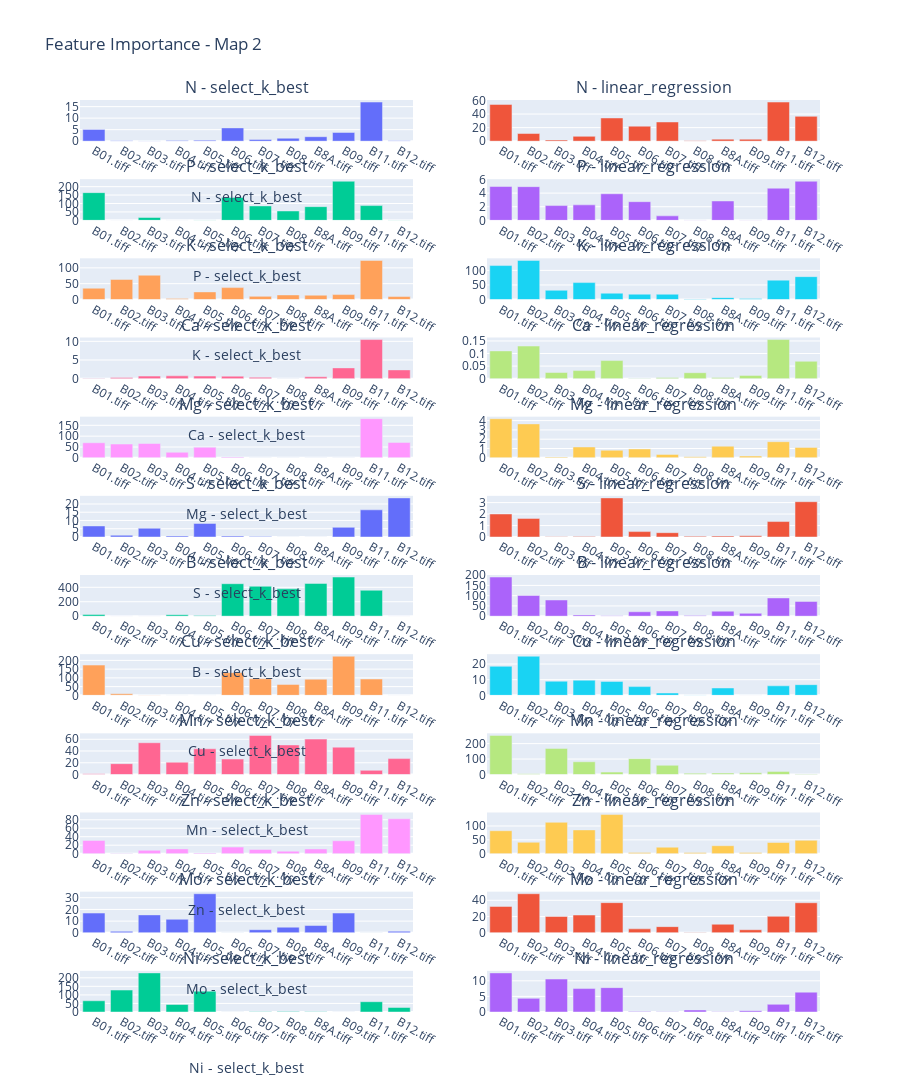

Write notebook code for a chart like this one.
### Markdown cell above
# Talhão 2

### Code cell
map_name = 'map2'

filepath = f'data/{map_name}/interpolation/universal_interpolated_df.csv'
target_columns = ['N', 'P', 'K', 'Ca', 'Mg', 'S', 'B', 'Cu', 'Mn', 'Zn', 'Mo', 'Ni']

map2 = pd.read_csv(filepath)

map2 = drop_lat_lon(map2)
bands = get_bands(map2, '.tiff')
nutrients = get_nutrients(map2, bands)
nutrients = nutrients[target_columns]

map2_feature_importance_df = process_multiple_targets(bands, nutrients, methods=['select_k_best', 'linear_regression'], k=10)
feature_importance_plot(map2_feature_importance_df, title="Feature Importance - Map 2")

### Figure 1 — Plotly figure (JSON) as saved in the notebook; plotly's stock layout.template omitted (floating-point values rounded to 4 significant figures)
{"data": [{"showlegend": false, "type": "bar", "x": ["B01.tiff", "B02.tiff", "B03.tiff", "B04.tiff", "B05.tiff", "B06.tiff", "B07.tiff", "B08.tiff", "B8A.tiff", "B09.tiff", "B11.tiff", "B12.tiff"], "xaxis": "x", "y": [5.115, 0.1435, 0.1013, 0.2384, 0.4269, 5.769, 0.742, 1.277, 1.946, 3.792, 16.99, 0.1979], "yaxis": "y"}, {"showlegend": false, "type": "bar", "x": ["B01.tiff", "B02.tiff", "B03.tiff", "B04.tiff", "B05.tiff", "B06.tiff", "B07.tiff", "B08.tiff", "B8A.tiff", "B09.tiff", "B11.tiff", "B12.tiff"], "xaxis": "x2", "y": [54.25, 11.27, 1.695, 7.137, 34.25, 22.13, 28.32, 0.639, 2.996, 2.923, 57.71, 36.63], "yaxis": "y2"}, {"showlegend": false, "type": "bar", "x": ["B01.tiff", "B02.tiff", "B03.tiff", "B04.tiff", "B05.tiff", "B06.tiff", "B07.tiff", "B08.tiff", "B8A.tiff", "B09.tiff", "B11.tiff", "B12.tiff"], "xaxis": "x3", "y": [164.6, 0.04258, 16.74, 0.01521, 2.361, 135.9, 85.7, 55.59, 81.32, 232.3, 87.61, 1.961], "yaxis": "y3"}, {"showlegend": false, "type": "bar", "x": ["B01.tiff", "B02.tiff", "B03.tiff", "B04.tiff", "B05.tiff", "B06.tiff", "B07.tiff", "B08.tiff", "B8A.tiff", "B09.tiff", "B11.tiff", "B12.tiff"], "xaxis": "x4", "y": [4.97, 4.951, 2.171, 2.275, 3.905, 2.742, 0.6579, 0.04202, 2.845, 0.04854, 4.725, 5.748], "yaxis": "y4"}, {"showlegend": false, "type": "bar", "x": ["B01.tiff", "B02.tiff", "B03.tiff", "B04.tiff", "B05.tiff", "B06.tiff", "B07.tiff", "B08.tiff", "B8A.tiff", "B09.tiff", "B11.tiff", "B12.tiff"], "xaxis": "x5", "y": [35.68, 63.43, 76.64, 2.757, 24.0, 37.57, 9.874, 14.39, 13.57, 15.52, 123.5, 9.302], "yaxis": "y5"}, {"showlegend": false, "type": "bar", "x": ["B01.tiff", "B02.tiff", "B03.tiff", "B04.tiff", "B05.tiff", "B06.tiff", "B07.tiff", "B08.tiff", "B8A.tiff", "B09.tiff", "B11.tiff", "B12.tiff"], "xaxis": "x6", "y": [116.6, 134.3, 31.69, 58.12, 21.66, 18.24, 17.99, 1.863, 6.398, 3.387, 66.53, 78.47], "yaxis": "y6"}, {"showlegend": false, "type": "bar", "x": ["B01.tiff", "B02.tiff", "B03.tiff", "B04.tiff", "B05.tiff", "B06.tiff", "B07.tiff", "B08.tiff", "B8A.tiff", "B09.tiff", "B11.tiff", "B12.tiff"], "xaxis": "x7", "y": [0.01453, 0.3227, 0.6854, 0.7578, 0.6999, 0.6723, 0.365, 0.0004944, 0.4964, 2.89, 10.48, 2.348], "yaxis": "y7"}, {"showlegend": false, "type": "bar", "x": ["B01.tiff", "B02.tiff", "B03.tiff", "B04.tiff", "B05.tiff", "B06.tiff", "B07.tiff", "B08.tiff", "B8A.tiff", "B09.tiff", "B11.tiff", "B12.tiff"], "xaxis": "x8", "y": [0.1104, 0.1298, 0.02438, 0.0321, 0.07194, 0.0003178, 0.00462, 0.02367, 0.004426, 0.01304, 0.1555, 0.06919], "yaxis": "y8"}, {"showlegend": false, "type": "bar", "x": ["B01.tiff", "B02.tiff", "B03.tiff", "B04.tiff", "B05.tiff", "B06.tiff", "B07.tiff", "B08.tiff", "B8A.tiff", "B09.tiff", "B11.tiff", "B12.tiff"], "xaxis": "x9", "y": [69.45, 63.62, 66.06, 25.59, 48.59, 3.96, 0.05915, 0.1496, 0.0266, 0.1468, 180.4, 71.17], "yaxis": "y9"}, {"showlegend": false, "type": "bar", "x": ["B01.tiff", "B02.tiff", "B03.tiff", "B04.tiff", "B05.tiff", "B06.tiff", "B07.tiff", "B08.tiff", "B8A.tiff", "B09.tiff", "B11.tiff", "B12.tiff"], "xaxis": "x10", "y": [4.2, 3.644, 0.09782, 1.166, 0.814, 0.9543, 0.3681, 0.1137, 1.25, 0.1916, 1.731, 1.123], "yaxis": "y10"}, {"showlegend": false, "type": "bar", "x": ["B01.tiff", "B02.tiff", "B03.tiff", "B04.tiff", "B05.tiff", "B06.tiff", "B07.tiff", "B08.tiff", "B8A.tiff", "B09.tiff", "B11.tiff", "B12.tiff"], "xaxis": "x11", "y": [6.695, 1.065, 5.289, 0.6332, 8.219, 0.5637, 0.3647, 0.001766, 0.01692, 5.865, 16.46, 23.68], "yaxis": "y11"}, {"showlegend": false, "type": "bar", "x": ["B01.tiff", "B02.tiff", "B03.tiff", "B04.tiff", "B05.tiff", "B06.tiff", "B07.tiff", "B08.tiff", "B8A.tiff", "B09.tiff", "B11.tiff", "B12.tiff"], "xaxis": "x12", "y": [2.006, 1.623, 0.02057, 0.03329, 3.41, 0.4727, 0.3762, 0.0636, 0.08547, 0.1036, 1.347, 3.077], "yaxis": "y12"}, {"showlegend": false, "type": "bar", "x": ["B01.tiff", "B02.tiff", "B03.tiff", "B04.tiff", "B05.tiff", "B06.tiff", "B07.tiff", "B08.tiff", "B8A.tiff", "B09.tiff", "B11.tiff", "B12.tiff"], "xaxis": "x13", "y": [23.58, 0.0008553, 0.1235, 20.06, 9.635, 449.7, 414.5, 378.7, 453.7, 541.9, 359.3, 0.03954], "yaxis": "y13"}, {"showlegend": false, "type": "bar", "x": ["B01.tiff", "B02.tiff", "B03.tiff", "B04.tiff", "B05.tiff", "B06.tiff", "B07.tiff", "B08.tiff", "B8A.tiff", "B09.tiff", "B11.tiff", "B12.tiff"], "xaxis": "x14", "y": [190.8, 101.0, 78.91, 6.17, 2.374, 21.55, 25.5, 2.66, 24.37, 13.81, 88.91, 71.77], "yaxis": "y14"}, {"showlegend": false, "type": "bar", "x": ["B01.tiff", "B02.tiff", "B03.tiff", "B04.tiff", "B05.tiff", "B06.tiff", "B07.tiff", "B08.tiff", "B8A.tiff", "B09.tiff", "B11.tiff", "B12.tiff"], "xaxis": "x15", "y": [173.2, 8.506, 1.908, 0.4444, 1.096, 129.9, 94.66, 62.6, 92.23, 223.9, 93.32, 0.02064], "yaxis": "y15"}, {"showlegend": false, "type": "bar", "x": ["B01.tiff", "B02.tiff", "B03.tiff", "B04.tiff", "B05.tiff", "B06.tiff", "B07.tiff", "B08.tiff", "B8A.tiff", "B09.tiff", "B11.tiff", "B12.tiff"], "xaxis": "x16", "y": [18.55, 24.99, 9.035, 9.68, 8.918, 5.585, 1.499, 0.257, 4.699, 0.1244, 6.08, 6.817], "yaxis": "y16"}, {"showlegend": false, "type": "bar", "x": ["B01.tiff", "B02.tiff", "B03.tiff", "B04.tiff", "B05.tiff", "B06.tiff", "B07.tiff", "B08.tiff", "B8A.tiff", "B09.tiff", "B11.tiff", "B12.tiff"], "xaxis": "x17", "y": [1.305, 18.43, 54.13, 20.93, 43.83, 26.32, 66.64, 50.33, 60.29, 46.57, 7.085, 27.08], "yaxis": "y17"}, {"showlegend": false, "type": "bar", "x": ["B01.tiff", "B02.tiff", "B03.tiff", "B04.tiff", "B05.tiff", "B06.tiff", "B07.tiff", "B08.tiff", "B8A.tiff", "B09.tiff", "B11.tiff", "B12.tiff"], "xaxis": "x18", "y": [253.2, 5.606, 168.9, 82.4, 15.74, 102.5, 59.7, 8.052, 9.101, 10.91, 20.0, 2.851], "yaxis": "y18"}, {"showlegend": false, "type": "bar", "x": ["B01.tiff", "B02.tiff", "B03.tiff", "B04.tiff", "B05.tiff", "B06.tiff", "B07.tiff", "B08.tiff", "B8A.tiff", "B09.tiff", "B11.tiff", "B12.tiff"], "xaxis": "x19", "y": [31.28, 0.105, 7.814, 11.25, 1.657, 15.54, 9.949, 5.855, 11.03, 30.4, 92.26, 82.25], "yaxis": "y19"}, {"showlegend": false, "type": "bar", "x": ["B01.tiff", "B02.tiff", "B03.tiff", "B04.tiff", "B05.tiff", "B06.tiff", "B07.tiff", "B08.tiff", "B8A.tiff", "B09.tiff", "B11.tiff", "B12.tiff"], "xaxis": "x20", "y": [83.03, 41.24, 113.5, 85.95, 141.5, 3.849, 23.35, 4.314, 28.79, 4.361, 40.49, 48.32], "yaxis": "y20"}, {"showlegend": false, "type": "bar", "x": ["B01.tiff", "B02.tiff", "B03.tiff", "B04.tiff", "B05.tiff", "B06.tiff", "B07.tiff", "B08.tiff", "B8A.tiff", "B09.tiff", "B11.tiff", "B12.tiff"], "xaxis": "x21", "y": [16.88, 1.274, 15.33, 11.57, 33.41, 0.1272, 2.659, 4.829, 6.239, 16.91, 0.12, 1.335], "yaxis": "y21"}, {"showlegend": false, "type": "bar", "x": ["B01.tiff", "B02.tiff", "B03.tiff", "B04.tiff", "B05.tiff", "B06.tiff", "B07.tiff", "B08.tiff", "B8A.tiff", "B09.tiff", "B11.tiff", "B12.tiff"], "xaxis": "x22", "y": [32.47, 48.06, 20.1, 21.88, 37.09, 4.897, 7.625, 0.5333, 10.56, 3.801, 20.35, 36.97], "yaxis": "y22"}, {"showlegend": false, "type": "bar", "x": ["B01.tiff", "B02.tiff", "B03.tiff", "B04.tiff", "B05.tiff", "B06.tiff", "B07.tiff", "B08.tiff", "B8A.tiff", "B09.tiff", "B11.tiff", "B12.tiff"], "xaxis": "x23", "y": [65.64, 128.3, 228.6, 43.8, 121.9, 0.698, 1.275, 2.883, 1.288, 0.09169, 60.11, 26.44], "yaxis": "y23"}, {"showlegend": false, "type": "bar", "x": ["B01.tiff", "B02.tiff", "B03.tiff", "B04.tiff", "B05.tiff", "B06.tiff", "B07.tiff", "B08.tiff", "B8A.tiff", "B09.tiff", "B11.tiff", "B12.tiff"], "xaxis": "x24", "y": [12.54, 4.377, 10.56, 7.511, 7.812, 0.1867, 0.1148, 0.6464, 0.084, 0.403, 2.463, 6.365], "yaxis": "y24"}], "layout": {"annotations": [{"font": {"size": 16}, "showarrow": false, "text": "N - select_k_best", "x": 0.225, "xanchor": "center", "xref": "paper", "y": 1, "yanchor": "bottom", "yref": "paper"}, {"font": {"size": 16}, "showarrow": false, "text": "N - linear_regression", "x": 0.775, "xanchor": "center", "xref": "paper", "y": 1, "yanchor": "bottom", "yref": "paper"}, {"font": {"size": 16}, "showarrow": false, "text": "P - select_k_best", "x": 0.225, "xanchor": "center", "xref": "paper", "y": 0.9132, "yanchor": "bottom", "yref": "paper"}, {"font": {"size": 16}, "showarrow": false, "text": "P - linear_regression", "x": 0.775, "xanchor": "center", "xref": "paper", "y": 0.9132, "yanchor": "bottom", "yref": "paper"}, {"font": {"size": 16}, "showarrow": false, "text": "K - select_k_best", "x": 0.225, "xanchor": "center", "xref": "paper", "y": 0.8264, "yanchor": "bottom", "yref": "paper"}, {"font": {"size": 16}, "showarrow": false, "text": "K - linear_regression", "x": 0.775, "xanchor": "center", "xref": "paper", "y": 0.8264, "yanchor": "bottom", "yref": "paper"}, {"font": {"size": 16}, "showarrow": false, "text": "Ca - select_k_best", "x": 0.225, "xanchor": "center", "xref": "paper", "y": 0.7396, "yanchor": "bottom", "yref": "paper"}, {"font": {"size": 16}, "showarrow": false, "text": "Ca - linear_regression", "x": 0.775, "xanchor": "center", "xref": "paper", "y": 0.7396, "yanchor": "bottom", "yref": "paper"}, {"font": {"size": 16}, "showarrow": false, "text": "Mg - select_k_best", "x": 0.225, "xanchor": "center", "xref": "paper", "y": 0.6528, "yanchor": "bottom", "yref": "paper"}, {"font": {"size": 16}, "showarrow": false, "text": "Mg - linear_regression", "x": 0.775, "xanchor": "center", "xref": "paper", "y": 0.6528, "yanchor": "bottom", "yref": "paper"}, {"font": {"size": 16}, "showarrow": false, "text": "S - select_k_best", "x": 0.225, "xanchor": "center", "xref": "paper", "y": 0.566, "yanchor": "bottom", "yref": "paper"}, {"font": {"size": 16}, "showarrow": false, "text": "S - linear_regression", "x": 0.775, "xanchor": "center", "xref": "paper", "y": 0.566, "yanchor": "bottom", "yref": "paper"}, {"font": {"size": 16}, "showarrow": false, "text": "B - select_k_best", "x": 0.225, "xanchor": "center", "xref": "paper", "y": 0.4792, "yanchor": "bottom", "yref": "paper"}, {"font": {"size": 16}, "showarrow": false, "text": "B - linear_regression", "x": 0.775, "xanchor": "center", "xref": "paper", "y": 0.4792, "yanchor": "bottom", "yref": "paper"}, {"font": {"size": 16}, "showarrow": false, "text": "Cu - select_k_best", "x": 0.225, "xanchor": "center", "xref": "paper", "y": 0.3924, "yanchor": "bottom", "yref": "paper"}, {"font": {"size": 16}, "showarrow": false, "text": "Cu - linear_regression", "x": 0.775, "xanchor": "center", "xref": "paper", "y": 0.3924, "yanchor": "bottom", "yref": "paper"}, {"font": {"size": 16}, "showarrow": false, "text": "Mn - select_k_best", "x": 0.225, "xanchor": "center", "xref": "paper", "y": 0.3056, "yanchor": "bottom", "yref": "paper"}, {"font": {"size": 16}, "showarrow": false, "text": "Mn - linear_regression", "x": 0.775, "xanchor": "center", "xref": "paper", "y": 0.3056, "yanchor": "bottom", "yref": "paper"}, {"font": {"size": 16}, "showarrow": false, "text": "Zn - select_k_best", "x": 0.225, "xanchor": "center", "xref": "paper", "y": 0.2188, "yanchor": "bottom", "yref": "paper"}, {"font": {"size": 16}, "showarrow": false, "text": "Zn - linear_regression", "x": 0.775, "xanchor": "center", "xref": "paper", "y": 0.2188, "yanchor": "bottom", "yref": "paper"}, {"font": {"size": 16}, "showarrow": false, "text": "Mo - select_k_best", "x": 0.225, "xanchor": "center", "xref": "paper", "y": 0.1319, "yanchor": "bottom", "yref": "paper"}, {"font": {"size": 16}, "showarrow": false, "text": "Mo - linear_regression", "x": 0.775, "xanchor": "center", "xref": "paper", "y": 0.1319, "yanchor": "bottom", "yref": "paper"}, {"font": {"size": 16}, "showarrow": false, "text": "Ni - select_k_best", "x": 0.225, "xanchor": "center", "xref": "paper", "y": 0.04514, "yanchor": "bottom", "yref": "paper"}, {"font": {"size": 16}, "showarrow": false, "text": "Ni - linear_regression", "x": 0.775, "xanchor": "center", "xref": "paper", "y": 0.04514, "yanchor": "bottom", "yref": "paper"}], "height": 4800, "title": {"text": "Feature Importance - Map 2"}, "xaxis": {"anchor": "y", "domain": [0, 0.45], "title": {"text": "N - select_k_best"}}, "xaxis10": {"anchor": "y10", "domain": [0.55, 1], "title": {"text": ""}}, "xaxis11": {"anchor": "y11", "domain": [0, 0.45], "title": {"text": "S - select_k_best"}}, "xaxis12": {"anchor": "y12", "domain": [0.55, 1], "title": {"text": ""}}, "xaxis13": {"anchor": "y13", "domain": [0, 0.45], "title": {"text": "B - select_k_best"}}, "xaxis14": {"anchor": "y14", "domain": [0.55, 1], "title": {"text": ""}}, "xaxis15": {"anchor": "y15", "domain": [0, 0.45], "title": {"text": "Cu - select_k_best"}}, "xaxis16": {"anchor": "y16", "domain": [0.55, 1], "title": {"text": ""}}, "xaxis17": {"anchor": "y17", "domain": [0, 0.45], "title": {"text": "Mn - select_k_best"}}, "xaxis18": {"anchor": "y18", "domain": [0.55, 1], "title": {"text": ""}}, "xaxis19": {"anchor": "y19", "domain": [0, 0.45], "title": {"text": "Zn - select_k_best"}}, "xaxis2": {"anchor": "y2", "domain": [0.55, 1], "title": {"text": ""}}, "xaxis20": {"anchor": "y20", "domain": [0.55, 1], "title": {"text": ""}}, "xaxis21": {"anchor": "y21", "domain": [0, 0.45], "title": {"text": "Mo - select_k_best"}}, "xaxis22": {"anchor": "y22", "domain": [0.55, 1], "title": {"text": ""}}, "xaxis23": {"anchor": "y23", "domain": [0, 0.45], "title": {"text": "Ni - select_k_best"}}, "xaxis24": {"anchor": "y24", "domain": [0.55, 1], "title": {"text": ""}}, "xaxis3": {"anchor": "y3", "domain": [0, 0.45], "title": {"text": "P - select_k_best"}}, "xaxis4": {"anchor": "y4", "domain": [0.55, 1], "title": {"text": ""}}, "xaxis5": {"anchor": "y5", "domain": [0, 0.45], "title": {"text": "K - select_k_best"}}, "xaxis6": {"anchor": "y6", "domain": [0.55, 1], "title": {"text": ""}}, "xaxis7": {"anchor": "y7", "domain": [0, 0.45], "title": {"text": "Ca - select_k_best"}}, "xaxis8": {"anchor": "y8", "domain": [0.55, 1], "title": {"text": ""}}, "xaxis9": {"anchor": "y9", "domain": [0, 0.45], "title": {"text": "Mg - select_k_best"}}, "yaxis": {"anchor": "x", "domain": [0.9549, 1]}, "yaxis10": {"anchor": "x10", "domain": [0.6076, 0.6528]}, "yaxis11": {"anchor": "x11", "domain": [0.5208, 0.566]}, "yaxis12": {"anchor": "x12", "domain": [0.5208, 0.566]}, "yaxis13": {"anchor": "x13", "domain": [0.434, 0.4792]}, "yaxis14": {"anchor": "x14", "domain": [0.434, 0.4792]}, "yaxis15": {"anchor": "x15", "domain": [0.3472, 0.3924]}, "yaxis16": {"anchor": "x16", "domain": [0.3472, 0.3924]}, "yaxis17": {"anchor": "x17", "domain": [0.2604, 0.3056]}, "yaxis18": {"anchor": "x18", "domain": [0.2604, 0.3056]}, "yaxis19": {"anchor": "x19", "domain": [0.1736, 0.2188]}, "yaxis2": {"anchor": "x2", "domain": [0.9549, 1]}, "yaxis20": {"anchor": "x20", "domain": [0.1736, 0.2188]}, "yaxis21": {"anchor": "x21", "domain": [0.08681, 0.1319]}, "yaxis22": {"anchor": "x22", "domain": [0.08681, 0.1319]}, "yaxis23": {"anchor": "x23", "domain": [0, 0.04514]}, "yaxis24": {"anchor": "x24", "domain": [0, 0.04514]}, "yaxis3": {"anchor": "x3", "domain": [0.8681, 0.9132]}, "yaxis4": {"anchor": "x4", "domain": [0.8681, 0.9132]}, "yaxis5": {"anchor": "x5", "domain": [0.7812, 0.8264]}, "yaxis6": {"anchor": "x6", "domain": [0.7812, 0.8264]}, "yaxis7": {"anchor": "x7", "domain": [0.6944, 0.7396]}, "yaxis8": {"anchor": "x8", "domain": [0.6944, 0.7396]}, "yaxis9": {"anchor": "x9", "domain": [0.6076, 0.6528]}}}
